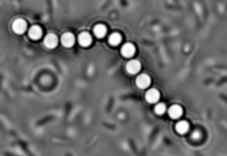
#> input picture Tracking/tracking/test_images/0000.tif, 227 x 156 px, given in place of 0055.tif, which was not available
$ jupyter execute --allow-errors chain.ipynb   (shell and % lines are left out)   (text cells are left out)
#> lines starting #> are read from the running program, lines starting #| are printed output that depends on the picture; after the words box and inside, x2 and y2 are one past the last pixel; in counts of white or black regions, pixels touching at a corner belong together; pictures that were not available may be replaced by others from this repository, and a replacement may not be noted
#> further down, img is the input picture: shape (156, 227); min 0, max 255, mean 108
### mylib/xiaolei/chain/tracking.py
import pandas as pd
import numpy as np
import matplotlib.pyplot as plt
from skimage import io, util, filters, measure
import os
from scipy import ndimage, optimize, signal
from myImageLib import dirrec, to8bit, bpass, maxk, minimal_peakfind, matlab_style_gauss2D
from corrLib import readseq
import pdb

def get_chain_mask(img, feature_size=7000, feature_number=1):
#> called with feature_size = 10000, feature_number = 1
    maxfilt = ndimage.maximum_filter(img, size=15)
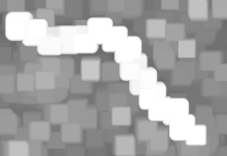
#> maxfilt: shape (156, 227); min 100, max 255, mean 166.9
    maxfilt_thres = maxfilt > filters.threshold_isodata(maxfilt)
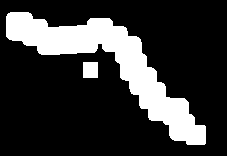
#> maxfilt_thres: shape (156, 227) bool; 20.9% white; 2 white regions, box (x1, y1, x2, y2) and area: (6, 12, 206, 145) 7175, (83, 62, 98, 78) 240
    label_image = measure.label(maxfilt_thres, connectivity=1)
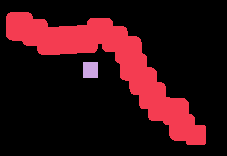
#> label_image: shape (156, 227) int32; 3 distinct labels, from 0 to 2; one colour per label, 0 black
    num = 0
    coordsL = []
    for region in measure.regionprops(label_image):
        if region.area < feature_size:
            continue
        coordsL.append(region.coords)
        num += 1
        if num > feature_number:
            break
#> this loop made 2 passes
#> after the loop, coordsL = []; num = 0
    mask = np.zeros(img.shape)
    for coords in coordsL:
        mask[coords[:, 0], coords[:, 1]] = 1
#> this loop made 0 passes
#> mask: shape (156, 227) float64; every value is 0
    return mask

def gauss1(x,a,x0,sigma):
    return a*np.exp(-(x-x0)**2/(2*sigma**2))

# [218 lines left out: functions track_spheres_dt, preprocessing_dt, prelim_tracking_dt, sort_prelim, refine, subpixel_res and 4 more, not called in this run]

# [12 lines that do not run on import are left out]

    # [23 lines of commented-out code are left out]

### mylib/xiaolei/chain/chain.ipynb
[cell 1]
from skimage import io, util, filters, measure
import skimage
import numpy as np
import pandas as pd
import matplotlib.pyplot as plt
import matplotlib.patches as mpatches
import math
import os
from myImageLib import dirrec, to8bit, bpass, FastPeakFind, track_spheres_dt, maxk
from IPython.display import clear_output, display
import trackpy as tp
from skimage.morphology import skeletonize
from scipy import ndimage, optimize, exp
from xiaolei.chain.tracking import dt_track, dt_track_1, get_chain_mask, gauss1
from corrLib import readseq
from myImageLib import minimal_peakfind, matlab_style_gauss2D
from scipy.signal import medfilt2d, convolve2d, fftconvolve

[cell 2]
img = io.imread(r'I:\Github\Python\mylib\xiaolei\chain\test_files\problem_image\0055.tif')
plt.imshow(img, cmap='gray')

[cell 3]
plt.imshow(get_chain_mask(img, feature_size=10000), cmap='gray')
#> (this line was passed over: IPython is not available in this run)

[cell 4]
filt = img > filters.threshold_isodata(img)
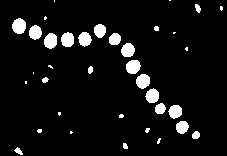
#> filt: shape (156, 227) bool; 6.9% white; 36 white regions (15 under 20 px), largest, box (x1, y1, x2, y2) and area: (12, 18, 26, 34) 175, (126, 60, 141, 74) 166, (44, 33, 57, 49) 164
plt.imshow(filt, cmap='gray')
#> (this line was passed over: IPython is not available in this run)

[cell 5]
maxfilt = ndimage.maximum_filter(img, size=15)
plt.imshow(maxfilt, cmap='gray')
#> (this line was passed over: IPython is not available in this run)

[cell 6]
maxfilt_thres = maxfilt > filters.threshold_isodata(maxfilt)
plt.imshow(maxfilt_thres, cmap='gray')
#> (this line was passed over: IPython is not available in this run)

[cell 7]
label_image = measure.label(maxfilt_thres, connectivity=1)
for region in measure.regionprops(label_image):
    if region.area < 10000:
        continue
    coords = region.coords
    break

[cell 8]
img1 = np.zeros(img.shape)
#> (the rest of this cell did not finish here and is left out)

#> (a cell that did not finish here is left out)

[cell 10]
plt.imshow(img1)
#> (this line was passed over: IPython is not available in this run)

[cell 11]
mask = get_chain_mask(img)
#> call 2 of get_chain_mask, with feature_size = 7000, feature_number = 1
#> the loop in get_chain_mask (call 2), `for region in measure.regionprops(label_image):` made 2 passes
#> num on pass 1: 1
#> after the loop in get_chain_mask (call 2), `for region in measure.regionprops(label_image):`: coordsL = 1 item; num = 1
#> the loop in get_chain_mask (call 2), `for coords in coordsL:` made 1 pass
#> after the loop in get_chain_mask (call 2), `for coords in coordsL:`:
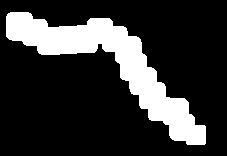
#> mask: shape (156, 227) float64; values 0 (black) and 1 (white), 20.3% white; 1 white region, box (x1, y1, x2, y2) and area: (6, 12, 206, 145) 7175
masked_filt = mask * filt
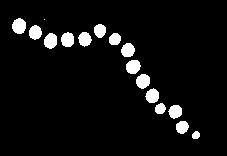
#> masked_filt: shape (156, 227) float64; values 0 (black) and 1 (white), 5.9% white; 16 white regions (1 under 20 px), largest, box (x1, y1, x2, y2) and area: (12, 18, 26, 34) 175, (126, 60, 141, 74) 166, (44, 33, 57, 49) 164
plt.imshow(masked_filt, cmap='gray')
#> (this line was passed over: IPython is not available in this run)

$ run again, on Tracking/tracking/test_images/0001.tif
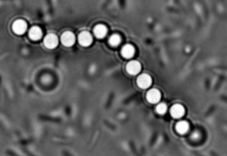
#> input picture Tracking/tracking/test_images/0001.tif, 227 x 156 px, given in place of 0055.tif, which was not available
#> img is the input picture: shape (156, 227); min 0, max 255, mean 95.4
#> maxfilt_thres: shape (156, 227) bool; 20.9% white; 2 white regions, box (x1, y1, x2, y2) and area: (6, 13, 205, 145) 7155, (180, 42, 195, 58) 240
#> in get_chain_mask, `label_image = measure.label(maxfilt_thres, connectivity=1)`:
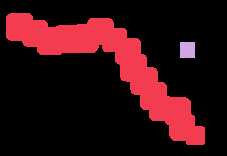
#> label_image: shape (156, 227) int32; 3 distinct labels, from 0 to 2; one colour per label, 0 black
#> the loop in get_chain_mask, `for region in measure.regionprops(label_image):` made 2 passes
#> after the loop in get_chain_mask, `for region in measure.regionprops(label_image):`: coordsL = []; num = 0
#> filt: shape (156, 227) bool; 6.4% white; 24 white regions (7 under 20 px), largest, box (x1, y1, x2, y2) and area: (44, 33, 58, 49) 177, (61, 31, 75, 47) 176, (137, 73, 152, 89) 175
#> the loop `for region in measure.regionprops(label_image):` made 2 passes
#> the loop in get_chain_mask (call 2), `for region in measure.regionprops(label_image):` made 2 passes
#> num on pass 1: 1
#> the loop in get_chain_mask (call 2), `for coords in coordsL:` made 1 pass
#> `masked_filt = mask * filt`:
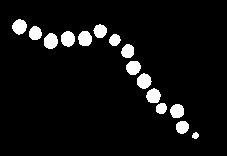
#> masked_filt: shape (156, 227) float64; values 0 (black) and 1 (white), 6.2% white; 15 white regions, largest, box (x1, y1, x2, y2) and area: (44, 33, 58, 49) 177, (61, 31, 75, 47) 176, (137, 73, 152, 89) 175

$ run again, on Tracking/tracking/test_images/0002.tif
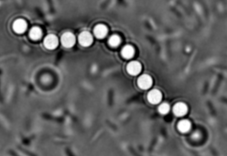
#> input picture Tracking/tracking/test_images/0002.tif, 227 x 156 px, given in place of 0055.tif, which was not available
#> img is the input picture: shape (156, 227); min 0, max 255, mean 96.2
#> maxfilt_thres: shape (156, 227) bool; 21.1% white; 2 white regions, box (x1, y1, x2, y2) and area: (6, 12, 205, 145) 7205, (180, 42, 196, 58) 256
#> in get_chain_mask, `label_image = measure.label(maxfilt_thres, connectivity=1)`:
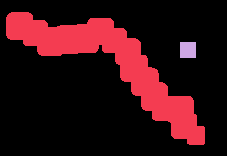
#> label_image: shape (156, 227) int32; 3 distinct labels, from 0 to 2; one colour per label, 0 black
#> the loop in get_chain_mask, `for region in measure.regionprops(label_image):` made 2 passes
#> after the loop in get_chain_mask, `for region in measure.regionprops(label_image):`: coordsL = []; num = 0
#> filt: shape (156, 227) bool; 6.4% white; 23 white regions (6 under 20 px), largest, box (x1, y1, x2, y2) and area: (61, 32, 75, 48) 181, (44, 34, 58, 50) 175, (78, 31, 93, 47) 173
#> the loop `for region in measure.regionprops(label_image):` made 2 passes
#> the loop in get_chain_mask (call 2), `for region in measure.regionprops(label_image):` made 2 passes
#> num on pass 1: 1
#> the loop in get_chain_mask (call 2), `for coords in coordsL:` made 1 pass
#> `masked_filt = mask * filt`:
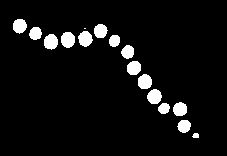
#> masked_filt: shape (156, 227) float64; values 0 (black) and 1 (white), 6.1% white; 16 white regions (1 under 20 px), largest, box (x1, y1, x2, y2) and area: (61, 32, 75, 48) 181, (44, 34, 58, 50) 175, (78, 31, 93, 47) 173
